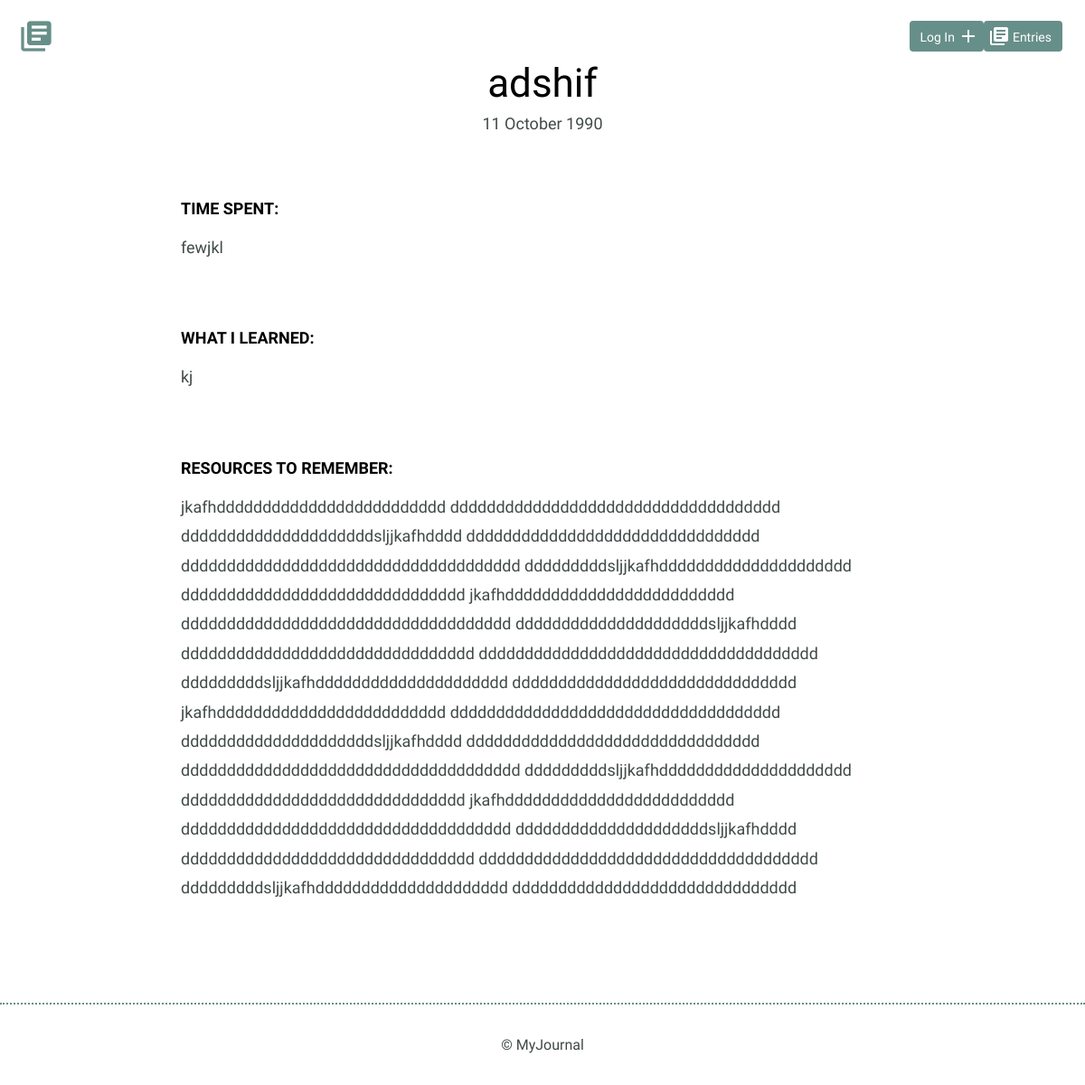
/detail/1, run on the app's committed database.
### models.py (models this page shows)
class Post(Model):
    title = CharField()
    date = DateField()
    time_spent = CharField(max_length=100)
    what_i_learned = TextField()
    resources_to_remember = TextField()
    posted_at = DateTimeField(default=datetime.datetime.now)
    class Meta:
        database = DATABASE

### app.py (the view)
@app.route('/detail/<int:post_id>')
def detail(post_id):
    try:
        post = models.Post.get_by_id(post_id)
        return render_template('detail.html', post=post)
    except models.DoesNotExist:
        abort(404)

### app.py (called while the page is built)
@app.before_request
def before_request():
    g.db = models.DATABASE
    g.db.connect(reuse_if_open=True)
    g.user = current_user

@app.after_request
def after_request(response):
    g.db.close()
    return response

### templates/detail.html (shortened to what this page needs)
{% extends "layout.html" %}
{% block content %}
 <section>
    <div class="container">
        <div class="entry-list single">
            <article>
                <h1>{{ post.title }}</h1>
                <time datetime="2016-01-31">{{ post.date.strftime('%d %B %Y') }} </time>
                <div class="entry">
                    <h3>Time Spent: </h3>
                    <p>{{ post.time_spent }}</p>
                </div>
                <div class="entry">
                    <h3>What I Learned:</h3>
                    <p>{{ post.what_i_learned }}</p>
                </div>
                <div class="entry">
                    <h3>Resources to Remember:</h3>
                    <p>{{ post.resources_to_remember }}</p>
                </div>
            </article>
        </div>
    </div>
 </section>
{% endblock %}

### static/css/site.css (style rules this page uses)
body { font-size: 16px; color: #404a49; font-family: 'Cousine', serif; font-weight: 400; }
.container { margin: 0 auto; padding: 0 25px; }
h1, h2, h3 { margin: 0; font-weight: 400; line-height: 1em; color: #000; }
h1 { font-size: 44px; margin-bottom: 12px; }
h3 { font-size: 18px; font-family: 'Work Sans', serif; font-weight: 600; text-transform: uppercase; }
p { line-height: 1.8em; font-size: 18px; }
.entry-list, .edit-entry, .new-entry { max-width: 800px; margin: 0 auto; padding: 70px 0 150px 0; }
.entry-list article { margin-bottom: 70px; text-align: center; }
.entry-list article:last-child { margin-bottom: 0; }
.entry-list.single { padding-bottom: 70px; }
.entry-list.single time { font-size: 18px; }
.entry { max-width: 800px; margin: 75px auto 0 auto; text-align: left; }
.entry p { margin-bottom: 40px; }

### data on the page
Post: title "adshif", date "11 October 1990", time_spent "fewjkl", what_i_learned "kj", resources_to_remember "jkafhddddddddddddddddddddddddd dddddddddddddddddddddddddddddddddddd dddddddddddddddddddddsljjkafhdddd dddddddddddddddddddddddddddddddd ddddddddddddddddddddddddddddddddddddd dddddddddsljjkafhddddddddddddddddddddd ddddddddddddddddddddddddddddddd jkafhddddddddddddddddddddddddd dddddddddddddddddddddddddddddddddddd dddddddddddddddddddddsljjkafhdddd dddddddddddddddddddddddddddddddd ddddddddddddddddddddddddddddddddddddd dddddddddsljjkafhddddddddddddddddddddd ddddddddddddddddddddddddddddddd jkafhddddddddddddddddddddddddd dddddddddddddddddddddddddddddddddddd dddddddddddddddddddddsljjkafhdddd dddddddddddddddddddddddddddddddd ddddddddddddddddddddddddddddddddddddd dddddddddsljjkafhddddddddddddddddddddd…"
